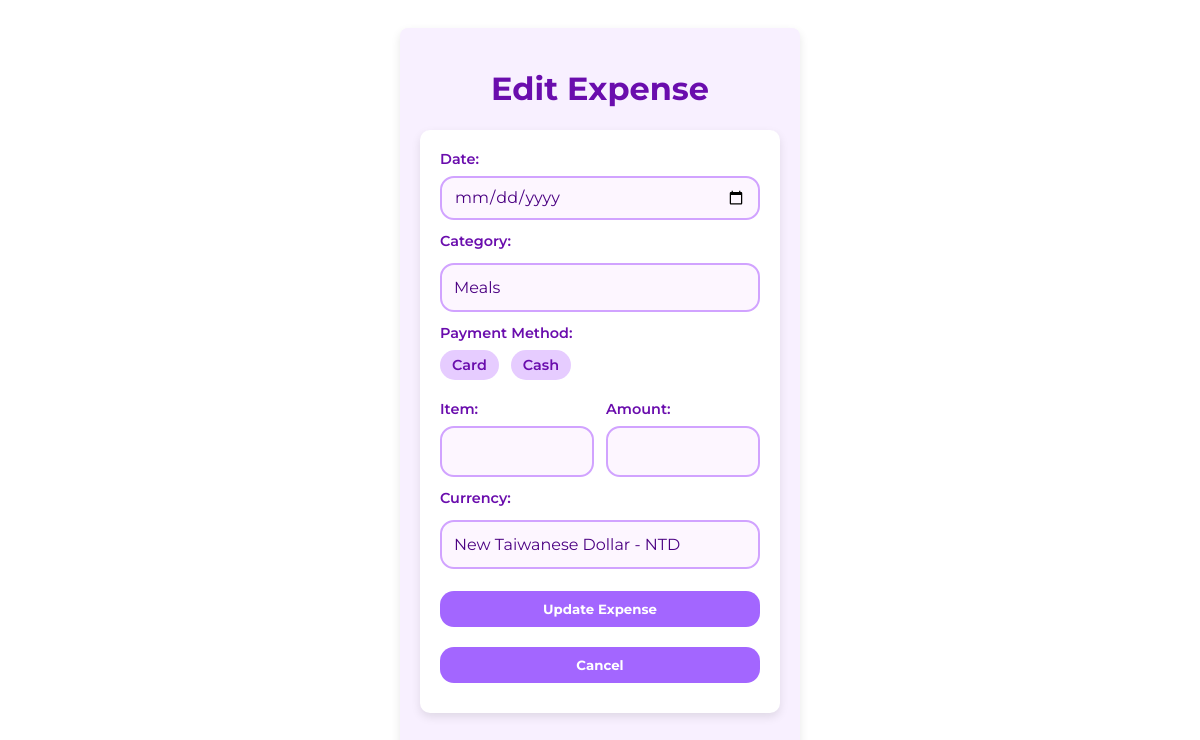
Before: /editExpense/4/3?next=/newExpense with the older database file.
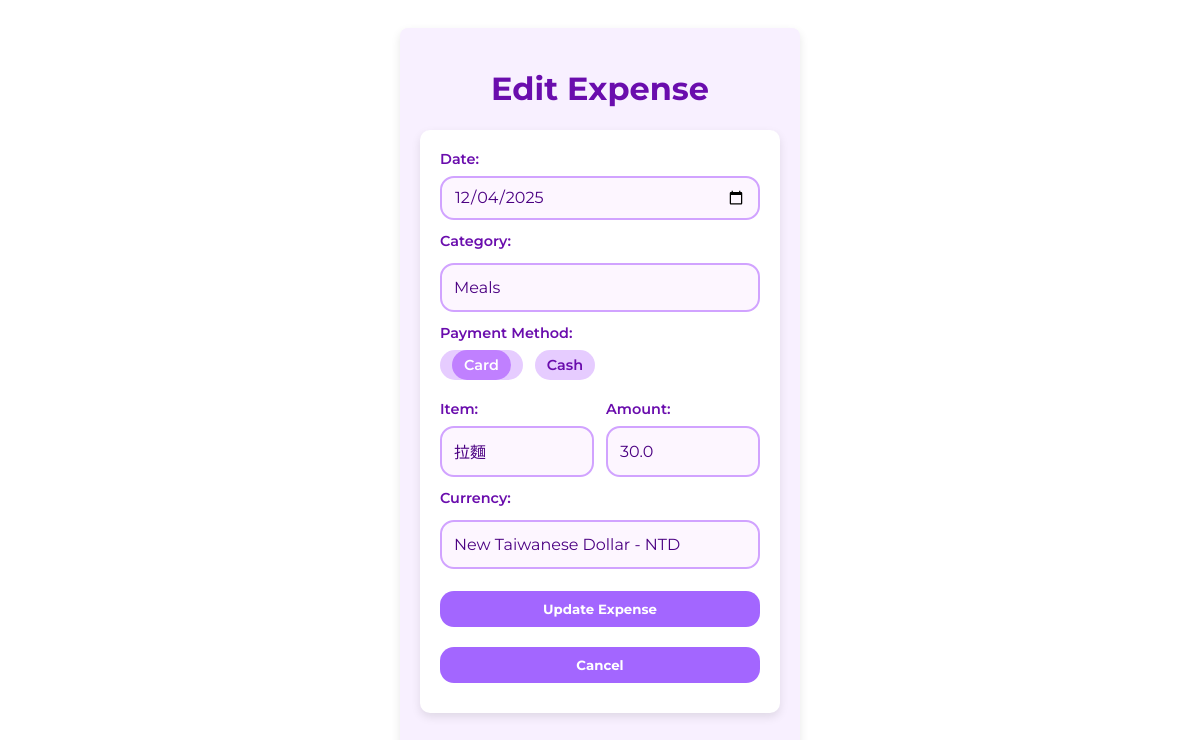
After: the same page with the newer database file.
### tables this page shows
CREATE TABLE paymentMethods (
                id INTEGER PRIMARY KEY,
                method_name TEXT UNIQUE
            );

CREATE TABLE expenses (
                     id INTEGER PRIMARY KEY, 
                     purchase_date TEXT,
                     item TEXT, 
                     amount REAL,
                     
                     currency_id INTEGER,
                     method_id INTEGER, 
                     category_id INTEGER,
                     trip_id INTEGER,
                  
                     FOREIGN KEY(currency_id) REFERENCES currencies(id),
                     FOREIGN KEY(method_id) REFERENCES paymentMethods(id),
                     FOREIGN KEY(category_id) REFERENCES categories(id),
                     FOREIGN KEY(trip_id) REFERENCES trips(id)
                    );

### app.py (the view, shortened to what this page needs)
@app.route('/editExpense/<int:trip_id>/<int:expense_id>', methods=['GET', 'POST'])
def editExpense(trip_id, expense_id):
    with sqlite3.connect(DB_FILE) as conn:
        conn.execute("PRAGMA foreign_keys = ON")
        c = conn.cursor()
        next_url = request.args.get('next')  # Get the next page from query string
        if not next_url:
            next_url = url_for('newExpense', trip_id=trip_id)
        errors = False
        expense_info = None
        new_purchase_date = ''
        new_category = ''
        new_payment_method = ''
        new_item = ''
        new_amount = ''
        new_currency = ''
        c.execute('SELECT * FROM categories ')
        categories_list = c.fetchall()
        c.execute('SELECT * FROM paymentMethods')
        paymentMethods_list = c.fetchall()
        c.execute('SELECT * FROM currencies')
        currencies_list = c.fetchall()
        if expense_id:
            c.execute('''
                SELECT e.purchase_date, ca.cat_name, p.method_name, e.item, e.amount, cu.code
                FROM expenses e
                JOIN categories ca ON e.category_id = ca.id
                JOIN paymentMethods p ON e.method_id = p.id
                JOIN currencies cu ON e.currency_id = cu.id

                WHERE e.id = ?
                AND trip_id = ?
            ''', (expense_id, trip_id))
            expense_info = c.fetchone()
        return render_template(
        'editExpense.html',
        trip_id=trip_id,
        next_url=next_url,
        categories_list=categories_list,
        paymentMethods_list=paymentMethods_list,
        currencies_list=currencies_list,
        entered_date=expense_info[0] if expense_info else '',
        entered_category=expense_info[1] if expense_info else '',
        entered_paymentMethod=expense_info[2] if expense_info else '',
        entered_item=expense_info[3] if expense_info else '',
        entered_amount_str=expense_info[4] if expense_info else '',
        entered_currency=expense_info[5] if expense_info else ''
    )

### templates/editExpense.html (shortened to what this page needs)
<!DOCTYPE html>
<html lang="en">
    <head>
        <link rel="stylesheet" href="{{ url_for('static', filename='style.css') }}">
    </head>
    <body>
        <div class="container">
            <h1>Edit Expense</h1>
            <form method="POST" class="form-box" id="trip-form" novalidate>
                <label>Date:</label>
                <input type="date" name="purchase_date" class="input-field"
                        value="{{ entered_date|default('') }}">
                <label>Category:</label>
                <select name="category" class="input-field">
                    {% for category in categories_list %}
                    <option value="{{ category[1] }}"
                        {% if category[1] == entered_category|default('') %} selected {% endif %}>
                        {{ category[1]|title }}
                    </option>
                    {% endfor %}
                </select>
                <label>Payment Method:</label>
                <div class="payment-methods">
                    {% for paymentMethod in paymentMethods_list %}
                    <label class="payment-option">
                        <span>{{ paymentMethod[1]|title }}</span>
                    </label>
                    {% endfor %}
                </div>
                <div class="item-amount-group">
                    <div class="field">
                        <label>Item:</label>
                        <input type="text" name="item" class="input-field"
                            value="{{ entered_item|default('') }}">
                    </div>
                    <div class="field">
                        <label>Amount:</label>
                        <input type="number" step="0.01" name="amount" class="input-field"
                            value="{{ entered_amount_str|default('') }}">
                    </div>
                </div>
                <label>Currency:</label>
                <select name="currency" class="input-field">
                    {% for currency in currencies_list %}
                    <option name="currency" value="{{ currency[1] }}"
                        {% if currency[1] == entered_currency|default('') %} selected {% endif %}>
                        {{ currency[2] }} - {{ currency[1] }}
                    </option>
                    {% endfor %}
                </select>
                <button type="submit" class="btn btn-submit">Update Expense</button>
                <a href="{{ next_url }}">
                    <button type="button" class="btn btn-submit">Cancel</button>
                </a>
            </form>
        </div>
    </body>
</html>

Changed rows visible on the page:
added expenses: purchase_date "12/04/2025", item "拉麵", amount "30.0"
